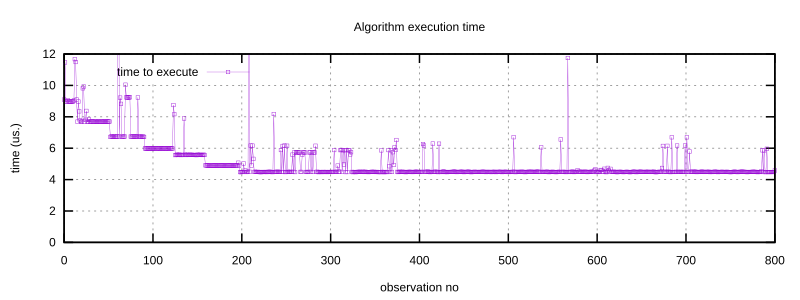

Reproduce this figure in gnuplot.
set term svg enhanced size 800,300 lw 1.5
set output 'multiple-modes.svg'

set grid
set key left top

set datafile separator ',

#set log y 10;

set yrange [0:12]
set xrange [0:800]

set ylabel "time (us.)"
set xlabel "observation no"

set title "Algorithm execution time"
plot "./multiple-modes.csv" using ($1 / 1000) title "time to execute" with linespoints pt 4 ps 0.4 lw 0.2
